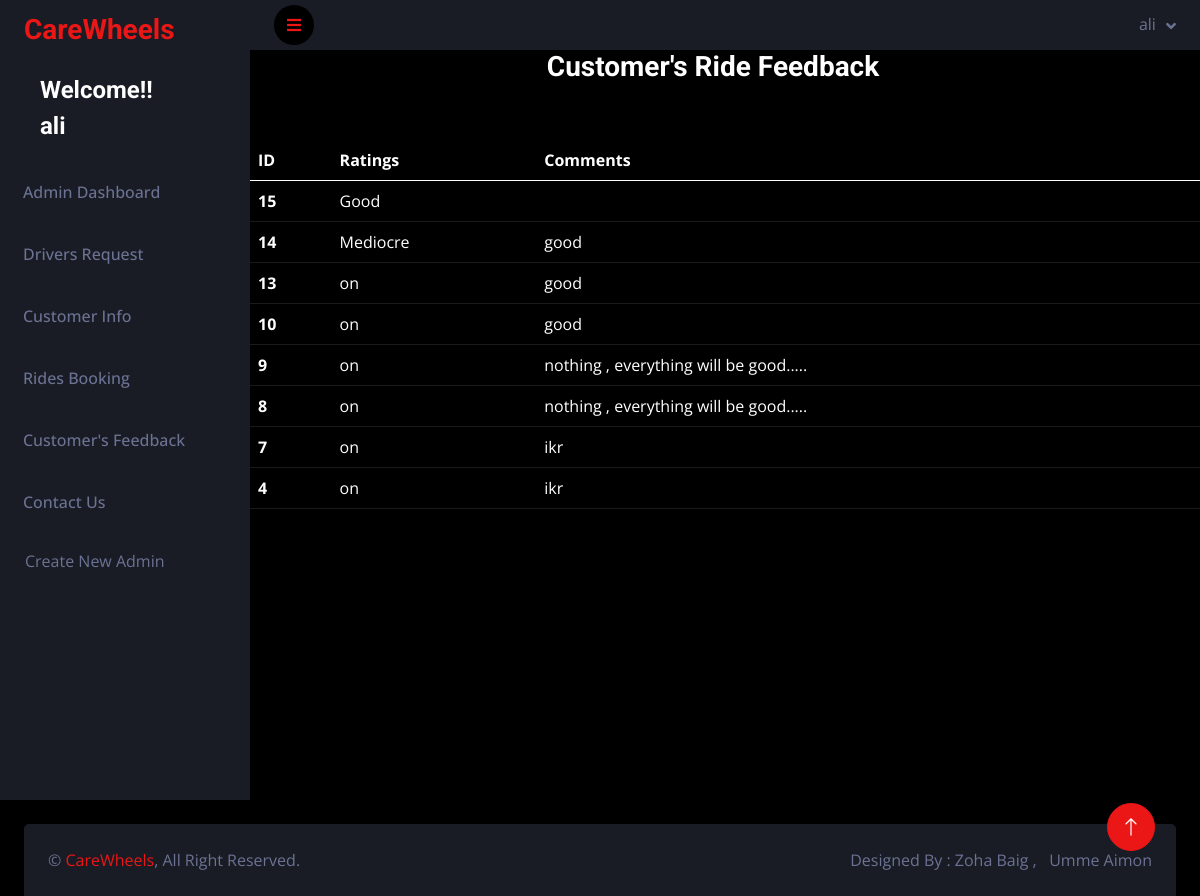
The page /admin/feedbackview.php (signed in) on the database as committed earlier.
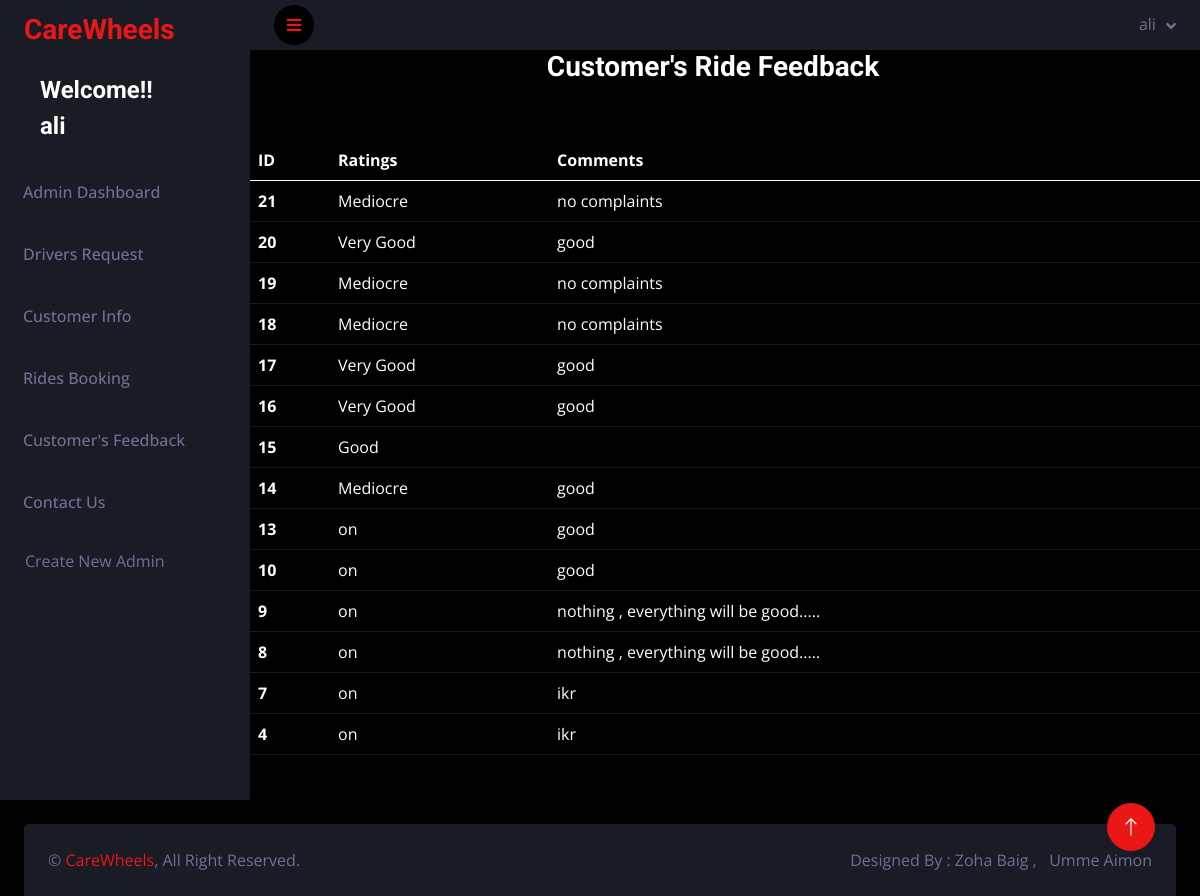
The same page on the database as committed later.
### tables this page shows
CREATE TABLE `feedback` (
  `feedback_id` int(11) NOT NULL,
  `ratings` varchar(55) NOT NULL,
  `comment` varchar(55) NOT NULL,
  `booking_id` int(11) DEFAULT NULL
);

### admin/feedbackview.php (the view, shortened to what this page needs)
<?php
include("connect.php");
if($_SESSION["a_email"]){
?>
<!DOCTYPE html>
<html lang="en">
<head>
    <link href="https://cdnjs.cloudflare.com/ajax/libs/font-awesome/5.10.0/css/all.min.css" rel="stylesheet">
    <link href="https://cdn.jsdelivr.net/npm/bootstrap-icons@1.4.1/font/bootstrap-icons.css" rel="stylesheet">
    <link href="lib/owlcarousel/assets/owl.carousel.min.css" rel="stylesheet">
    <link href="lib/tempusdominus/css/tempusdominus-bootstrap-4.min.css" rel="stylesheet" />
    <link href="css/bootstrap.min.css" rel="stylesheet">
    <link href="css/style.css" rel="stylesheet">
</head>
<body>
<div class="page-wrapper">
<?php
include('sidebar.php');
$query = "SELECT * FROM feedback ORDER BY feedback_id DESC";
$result = mysqli_query($conn,$query);
      ?>
      <h3 class="container row justify-content-center">Customer's Ride Feedback</h3>
      <br>
<table class="table table-dark table-hover">
  <thead>
    <tr>
      <th scope="col">ID</th>
      <th scope="col">Ratings</th>
      <th scope="col">Comments</th>
    </tr>
  </thead>
  <tbody>
  <?php
     while($row=mysqli_fetch_assoc($result))
     {
       ?>
    <tr>
      <th scope="row"><?php echo $row['feedback_id'];?></th>
      <td><?php echo $row['ratings'];?></td>
      <td><?php echo $row['comment'];?></td>
    </tr>
    <?php
     }
       ?>
  </tbody>
</table>
    </div>
        <a href="#" class="btn btn-lg btn-primary btn-lg-square back-to-top"><i class="bi bi-arrow-up"></i></a>
    <?php
include('footer.php');
?>
</body>
</html>
<?php
}
else{
    header("location:signin.php");
}
?>

Rows that differ between the two databases and show on the page:
added feedback: feedback_id "21", ratings "Mediocre", comment "no complaints"
added feedback: feedback_id "20", ratings "Very Good", comment "good"
added feedback: feedback_id "19", ratings "Mediocre", comment "no complaints"
added feedback: feedback_id "18", ratings "Mediocre", comment "no complaints"
added feedback: feedback_id "17", ratings "Very Good", comment "good"
added feedback: feedback_id "16", ratings "Very Good", comment "good"
